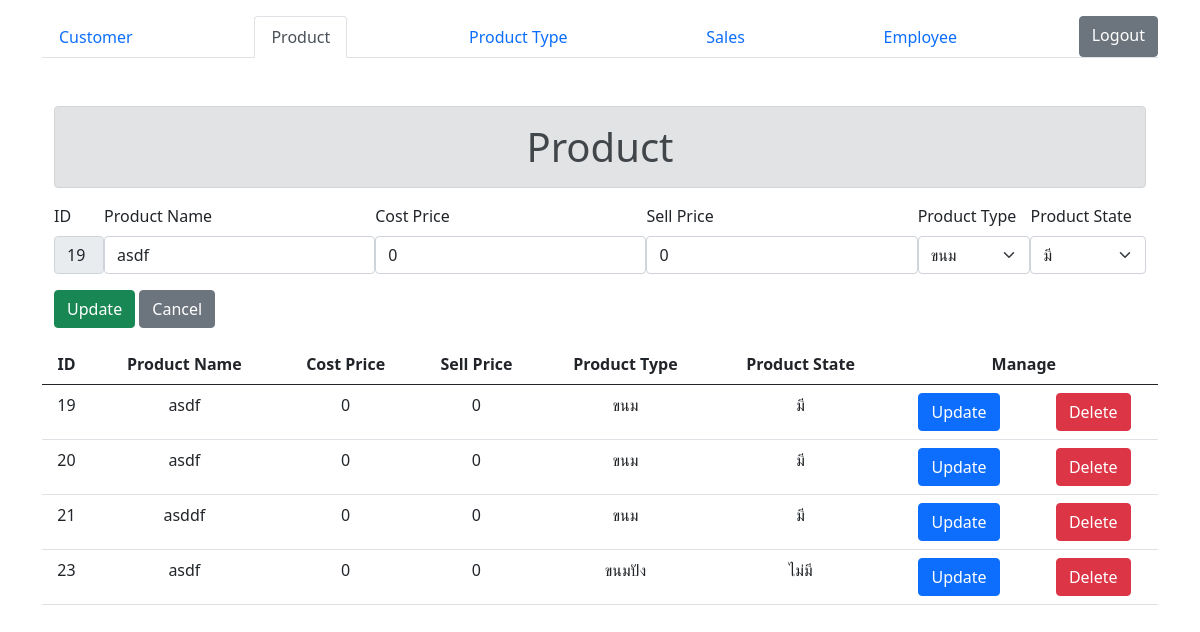
The app's page /product.php?id=19&pname=asdf&pcostprice=0&pprice=0&ptype=1&pstate=1 (signed in) with its own data.
### tables this page shows
CREATE TABLE `product` (
  `p_id` int(10) NOT NULL,
  `p_name` varchar(45) NOT NULL,
  `p_cost_price` int(11) NOT NULL,
  `p_price` int(11) NOT NULL,
  `pdt_id` int(10) NOT NULL,
  `pdst_id` int(10) NOT NULL
);

CREATE TABLE `product_type` (
  `pdt_id` int(11) NOT NULL,
  `pdt_name` varchar(20) NOT NULL
);

CREATE TABLE `product_state` (
  `pdst_id` int(10) NOT NULL,
  `pdst_name` varchar(20) NOT NULL
);

### product.php (the view, shortened to what this page needs)
<?php
    include('connection.php');
?>
<!DOCTYPE html>
<html lang="en">
<head>
    <link rel="stylesheet" href="https://stackpath.bootstrapcdn.com/bootstrap/5.0.0-alpha1/css/bootstrap.min.css">
</head>
<body>
    <div class="container mt-3 align-items-center">
    <ul class="nav nav-tabs d-flex justify-content-between">
            <li class="nav-item">
                <a class="nav-link" href="index.php">Customer</a>
            </li>
            <li class="nav-item">
                <a class="nav-link active" aria-current="page" href="product.php">Product</a>
            </li>
            <li class="nav-item">
                <a class="nav-link" href="product-type.php">Product Type</a>
            </li>
            <li class="nav-item">
                <a class="nav-link" href="sales.php">Sales</a>
            </li>
            <li class="nav-item">
                <a class="nav-link" href="employee.php">Employee</a>
            </li>
            <a href="logout.php" role="button" class="btn btn-secondary float-end">Logout</a>
        </ul>
        <div class="container mt-5">
            <h1 class="text-center alert alert-secondary">Product</h1>
            <?php
                if(isset($_GET['id'])) {
                    echo '<form action="update.php?form=product" method="POST">';
                }else {
                    echo '<form action="insert.php?form=product" method="POST">';
                }
            ?>
                <div class="d-flex flew-row">
                    <?php
                        if(isset($_GET['id'])) {
                            echo '
                            <div class="mr-3" style="width: 50px;">
                                <label for="id" class="form-label">ID</label>
                                <input class="form-control" type="text" name="id" value="'. $_GET['id']. '" readonly>
                            </div>
                            ';
                        }
                    ?>
                    <div class="flex-grow-1 mr-3">
                        <label for="pname" class="form-label">Product Name</label>
                        <input class="form-control" type="text" name="pname" value="<?php if(isset($_GET['pname'])) { echo $_GET['pname']; unset($_GET['pname']); }?>">
                    </div>
                    <div class="flex-grow-1 mr-3">
                        <label for="pcostprice" class="form-label">Cost Price</label>
                        <input class="form-control" type="text"  name="pcostprice" value="<?php if(isset($_GET['pcostprice'])) { echo $_GET['pcostprice']; unset($_GET['pcostprice']); }?>">
                    </div>
                    <div class="flex-grow-1 mr-3">
                        <label for="pprice" class="form-label">Sell Price</label>
                        <input class="form-control" type="text" name="pprice" value="<?php if(isset($_GET['pprice'])) { echo $_GET['pprice']; unset($_GET['pprice']); }?>">
                    </div>
                    <div class="flex-grow-1 mr-3">
                        <label for="ptype" class="form-label">Product Type</label>
                        <select name="ptype"class="form-select">
                            <?php
                                $product_type = $con->query("Select * from product_type");
                                if($product_type->num_rows > 0) {
                                    while($row = $product_type->fetch_assoc()) {
                                        if($_GET['ptype'] == $row['pdt_id']) {
                                            echo '<option value='.$row['pdt_id'].' selected>'.$row['pdt_name'].'</option>';
                                        }else {
                                            echo '<option value='.$row['pdt_id'].'>'.$row['pdt_name'].'</option>';
                                        }
                                    }
                                }
                            ?>
                        </select>
                    </div>
                    <div class="flex-grow-1">
                        <label for="pstate" class="form-label">Product State</label>
                        <select name="pstate" class="form-select">
                            <?php
                                $product_state = $con->query("Select * from product_state");
                                if($product_state->num_rows > 0) {
                                    while($row = $product_state->fetch_assoc()) {
                                        if($_GET['pstate'] == $row['pdst_id']) {
                                            echo '<option value='.$row['pdst_id'].' selected>'.$row['pdst_name'].'</option>';
                                        }else {
                                            echo '<option value='.$row['pdst_id'].'>'.$row['pdst_name'].'</option>';
                                        }
                                    }
                                }
                            ?>
                        </select>
                    </div>
                </div>
                <input class="btn btn-success mt-3" type="submit" value="<?php if(isset($_GET['id'])) { echo "Update";} else {echo "Insert"; } ?>">
                <?php
                    if(isset($_GET['id'])) {
                        echo '<a href="product.php" role="button" class="btn btn-secondary mt-3">Cancel</a>';
                    }
                ?>
            </form>
        </div>
        <table class="table mt-3">
            <thead>
                <tr>
                    <th class="text-center">ID</th>
                    <th class="text-center">Product Name</th>
                    <th class="text-center">Cost Price</th>
                    <th class="text-center">Sell Price</th>
                    <th class="text-center">Product Type</th>
                    <th class="text-center">Product State</th>
                    <th colspan="2" class="text-center">Manage</th>
                </tr>
            </thead>
            <tbody>
                <?php
                    $sql = "Select product.*, product_type.*, product_state.* From product join product_type on product_type.pdt_id=product.pdt_id JOIN product_state on product_state.pdst_id=product.pdst_id;";
                    $result = $con->query($sql);
                    if($result->num_rows > 0) {
                        while($row = $result->fetch_assoc()) {
                            echo "<tr>";
                                echo '<td class="text-center">'. $row['p_id'] . '</td>';
                                echo '<td class="text-center">'. $row['p_name'] . '</td>';
                                echo '<td class="text-center">'. $row['p_cost_price'] . '</td>';
                                echo '<td class="text-center">'. $row['p_price'] . '</td>';
                                echo '<td class="text-center">'. $row['pdt_name'] . '</td>';
                                echo '<td class="text-center">'. $row['pdst_name'] . '</td>';
                                echo '<td class="text-center"><a role="button" class="btn btn-primary" href="product.php?id=' . $row['p_id'] .'&pname='.$row['p_name'].'&pcostprice='.$row['p_cost_price'].'&pprice='.$row['p_price'].'&ptype='.$row['pdt_id'].'&pstate='.$row['pdst_id'].'">Update</a></td>';
                                echo '<td class="text-center"><a role="button" class="btn btn-danger" href="delete.php?id=' . $row['p_id'] .'&form=product">Delete</a></td>';
                            echo '</tr>';
                        }
                    }else {
                        echo '<td class="text-center" colspan="7">No Data in Table</td>';
                    }
                ?>
            </tbody>
        </table>
    </div>
</body>
</html>

### records on screen
product: p_id "19", p_name "asdf", p_cost_price "0", p_price "0", pdt.pdt_name "ขนม", pdst.pdst_name "มี"
product: p_id "20", p_name "asdf", p_cost_price "0", p_price "0", pdt.pdt_name "ขนม", pdst.pdst_name "มี"
product: p_id "21", p_name "asddf", p_cost_price "0", p_price "0", pdt.pdt_name "ขนม", pdst.pdst_name "มี"
product: p_id "23", p_name "asdf", p_cost_price "0", p_price "0", pdt.pdt_name "ขนมปัง", pdst.pdst_name "ไม่มี"

### other values on screen
form field ptype "ขนม"
form field pstate "มี"
